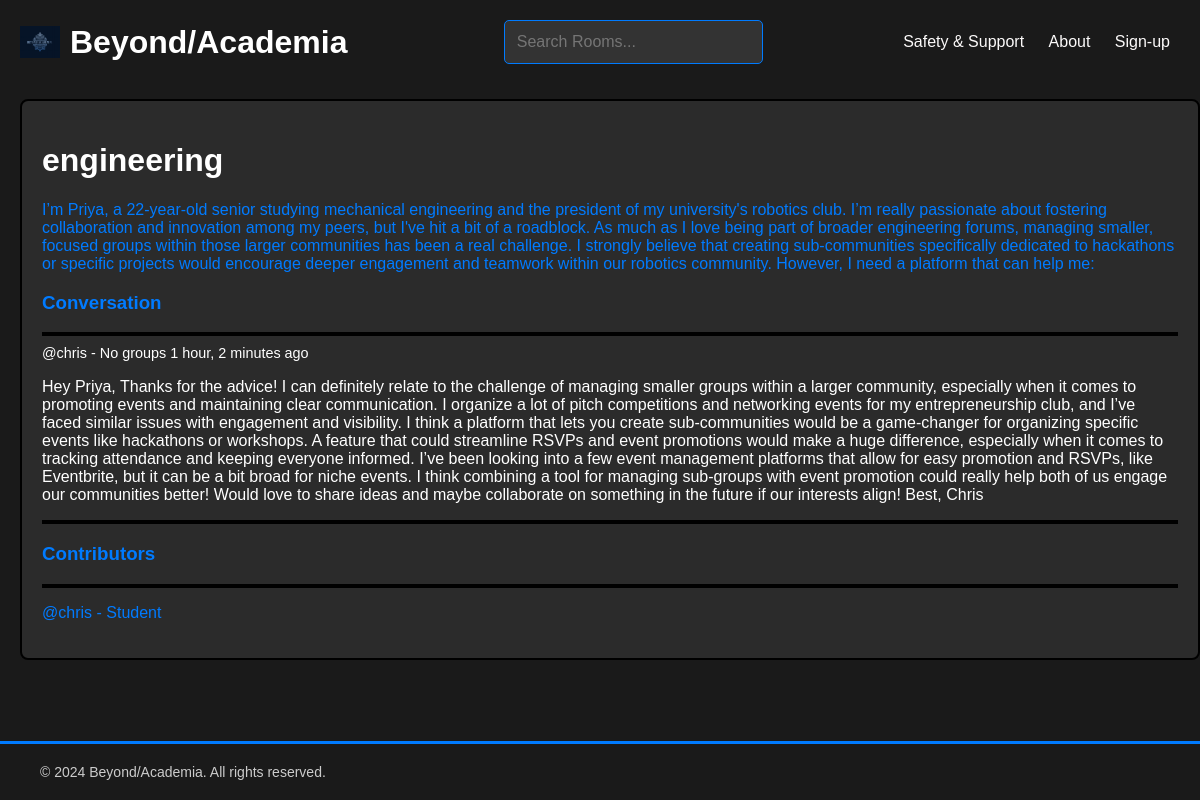
/room/25/, run on the app's committed database.
### base/models.py (models this page shows, shortened)
class Room(models.Model):
    host = models.ForeignKey(User, on_delete=models.SET_NULL, null=True)
    topic = models.ForeignKey(Topic, on_delete=models.SET_NULL, null=True)
    name = models.CharField(max_length=200)
    description = models.TextField(null=True, blank=True)
    participants = models.ManyToManyField(User, related_name='participants', blank=True)
    updated = models.DateTimeField(auto_now=True)
    created = models.DateTimeField(auto_now_add=True)
    class Meta:
        ordering = ['-updated','created']

class Message(models.Model):
    user = models.ForeignKey(User, on_delete=models.CASCADE)
    room = models.ForeignKey(Room, on_delete=models.CASCADE)
    body = models.TextField()
    updated = models.DateTimeField(auto_now=True)
    created = models.DateTimeField(auto_now_add=True)
    class Meta:
        ordering = ['-updated','created']

### base/views.py (the view, shortened to what this page needs)
# urls.py: path("room/",views.room, name="room"),
def room(request, pk):
    room = Room.objects.get(id=pk)
    room_messages = room.message_set.all()  # Assuming a reverse relation named `message_set`
    participants = room.participants.all()
    context = {'room': room, 'room_messages': room_messages, 'participants': participants}
    return render(request, 'base/room.html', context)

### base/templates/base/room.html (shortened to what this page needs)
{% extends 'main.html' %}
{% load static %}
{% block content %}
<div class="room-container">
    <div class="room-box">
        <h1>{{ room.name }}</h1>
        <p>{{ room.description }}</p>
        <div  class="comment-wrapper">
            <h3>Conversation</h3>
            <hr>
            {% for message in room_messages %}
            <div class="roomcon">
                <small style="color: white;">@{{ message.user }} -
                    {% for group in user.groups.all %}
                {{ group.name }}
                {% if not forloop.last %}, {% endif %}
            {% empty %}
                No groups
            {% endfor %}{{ message.created|timesince }} ago </small>
                <p style="color: white;">{{ message.body }}</p>
                <hr>
            </div>
            {% endfor %}
        </div>
    </div>
    <div class="contributors">
    <h3>Contributors</h3>
    <hr>
    {% for user in participants %}
    <div>
        <p>@{{ user.username }} -
            {% for group in user.groups.all %}
                {{ group.name }}
            {% empty %}
                No groups
            {% endfor %}
        </p>
    </div>
    {% endfor %}
</div>
{% endblock %}

### static/css/main.css (style rules this page uses)
body { background-color:#1a1a1a; font-family: Arial, sans-serif; margin: 0; padding: 0; color: #007BFF; align-items: center; }
.room-container { border: 2px solid black; padding: 20px; margin: 15px 0; background-color: #2b2b2b; border-radius: 8px; margin-left: 20px; }
.room-container small { font-size: 0.9rem; color: #555; }
.room-container hr { border: 2px solid black; margin-top: 10px; }
h1 { color: #ffffff; font-size: 2rem; }

### data on the page
Room: name "engineering", description "I’m Priya, a 22-year-old senior studying mechanical engineering and the president of my university's robotics club. I’m really passionate about fostering collaboration and innovation among my peers, but I've hit a bit of a roadblock. As much as I love being part of broader engineering forums, managing smaller, focused groups within those larger communities has been a real challenge. I strongly believe that creating sub-communities specifically dedicated to hackathons or specific projects would encourage deeper engagement and teamwork within our robotics community. However, I need a platform that can help me:"
Message: user "chris", created "1 hour, 2 minutes", body "Hey Priya, Thanks for the advice! I can definitely relate to the challenge of managing smaller groups within a larger community, especially when it comes to promoting events and maintaining clear communication. I organize a lot of pitch competitions and networking events for my entrepreneurship club, and I’ve faced similar issues with engagement and visibility. I think a platform that lets you create sub-communities would be a game-changer for organizing specific events like hackathons or workshops. A feature that could streamline RSVPs and event promotions would make a huge difference, especially when it comes to tracking attendance and keeping everyone informed. I’ve been looking into a…"

### other printed values
{{ user.username }} "chris"
{{ group.name }} "Student"
